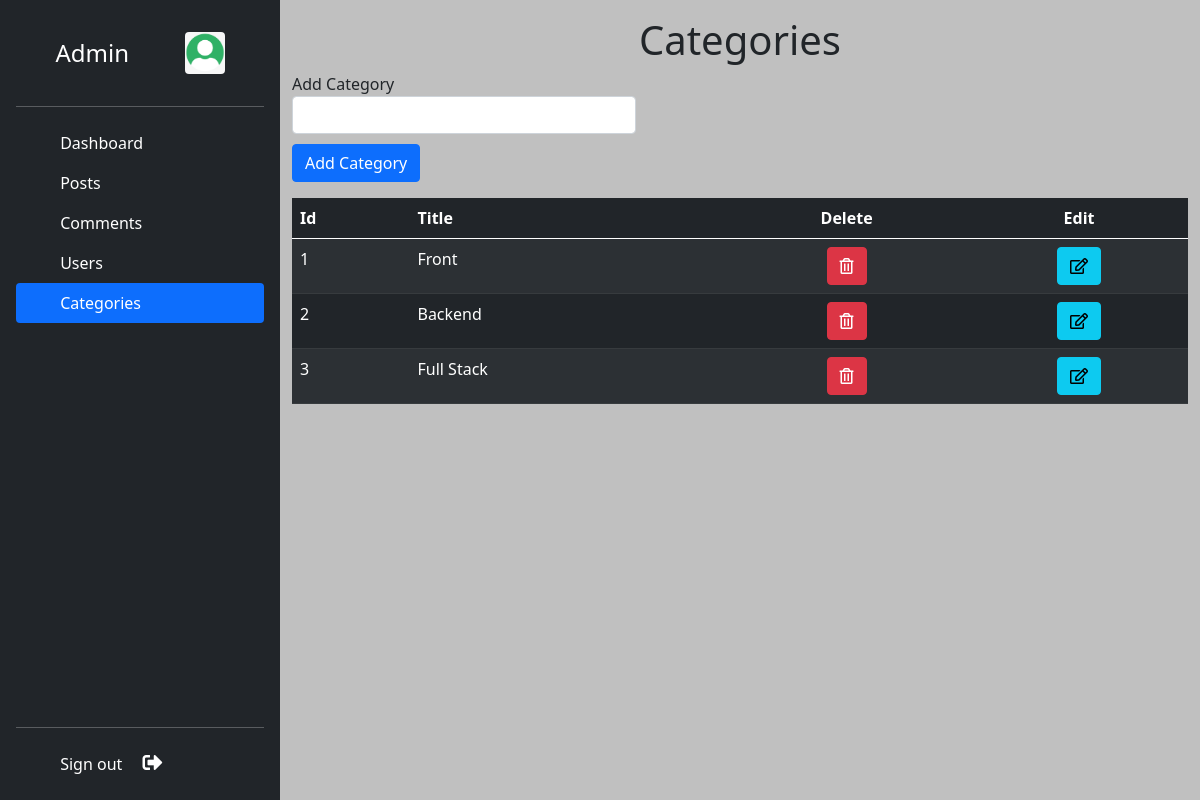
/admin/categories.php (signed in), run on the app's committed database.
### tables this page shows
CREATE TABLE `categories` (
  `cat_id` int(11) NOT NULL,
  `cat_title` varchar(1000) NOT NULL
);

### admin/categories.php (the view, shortened to what this page needs)
<?php include "includes/admin_header.php"; ?>
    <div id="wrapper">
        <?php include "includes/admin_navigation.php"; ?>
        <div class="page-wrapper">
            <div class="container-fluid  mt-3">
                <div class="row">
                    <h1 class="text-center">Categories</h1>
                    <div class="container">
                        <div class="row">
                            <div class="add-cat col-md-6">
                                <form action="" method="post">
                                    <div class="form-group">
                                        <label>Add Category</label>
                                        <input type="text" class="form-control" name="cat_title">
                                    </div>
                                    <div class="form-group btn-submit">
                                        <input type="submit" name="submit" value="Add Category" class="btn btn-primary">
                                    </div>
                                </form>
                            </div>
                            <div class="add-cat col-md-6">
                            </div>
                        </div>
                        <div class="mt-3">
                            <table class="table table-dark table-striped">
                                <thead class="thead-dark">
                                    <tr class="table-dark">
                                        <th scope="col">Id</th>
                                        <th scope="col">Title</th>
                                        <th scope="col text-center">
                                            <p class="text-center m-0">Delete</p>
                                        </th>
                                        <th scope="col text-center">
                                            <p class="text-center m-0">Edit</p>
                                        </th>
                                    </tr>
                                </thead>
                                <tbody>
                                    <?php
                                        $query = "SELECT * FROM categories";
                                        $select_all_categories_query=mysqli_query($connection,$query);
                                        while ($row=mysqli_fetch_array($select_all_categories_query)){
                                            $cat_id=$row['cat_id'];
                                            $cat_title = $row['cat_title'];
                                            echo "<tr>";
                                            echo "<td>{$cat_id}</td>";
                                            echo "<td>{$cat_title}</td>";
                                            ?>
                                            <td class='text-center'>
                                                <a href="javascript:;" class='btn btn-danger' data-bs-toggle='modal' data-bs-target='#deleteModal' onclick='deleteCategories(<?php echo $cat_id ?>)' ><i class="far fa-trash-alt"></i></a>
                                            </td>
                                            <?php
                                            echo "<td class='text-center'><a href='categories.php?edit={$cat_id}' class='btn btn-info' ><i class='far fa-edit'></i></a></td>";
                                            echo "</tr>";
                                        }
                                    ?>
                                </tbody>
                            </table>
                        </div>
                    </div>
                </div>
            </div>
        </div>
    </div>
</body>
</html>

### admin/css/admin.css (style rules this page uses)
#wrapper { display: flex; }
html { height: 100%; }
body { background-color: silver; height: 100%; }
.page-wrapper { width:100%; padding:0; }
.add-cat { max-width:40%; }
.btn-submit { margin-top:10px; }

### data on the page
categories: cat_id "1", cat_title "Front"
categories: cat_id "2", cat_title "Backend"
categories: cat_id "3", cat_title "Full Stack"
